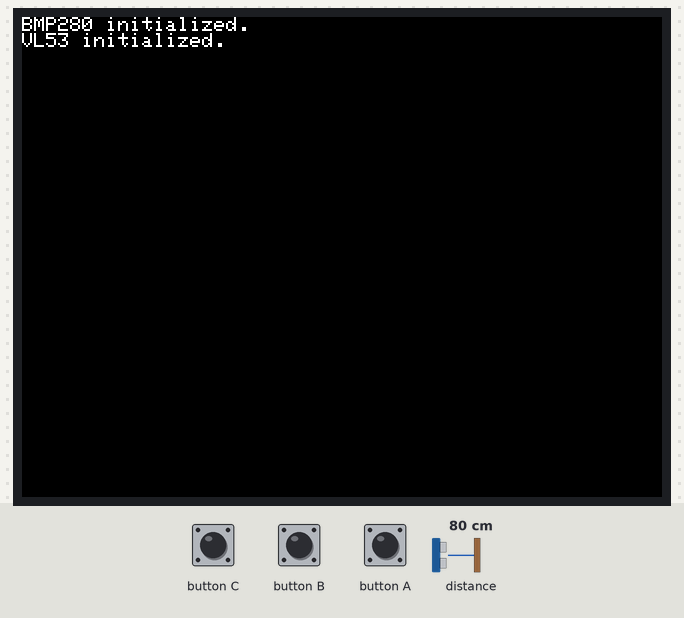
The sketch below on a simulated ESP32. On the bench: 320×240 colour display. The inputs (shaded band) are chosen by the test bench; at power-on: distance to the obstacle 80 cm. What the sketch prints to the serial monitor is not drawn.

Above: at 0.2 s.
At 1.6 s:
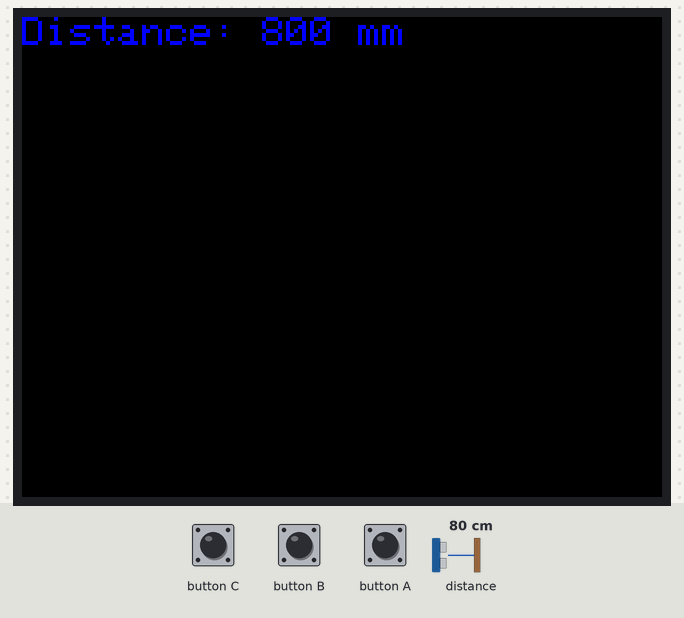
1.7 s: button B pressed for 3.2 s
At 5.4 s:
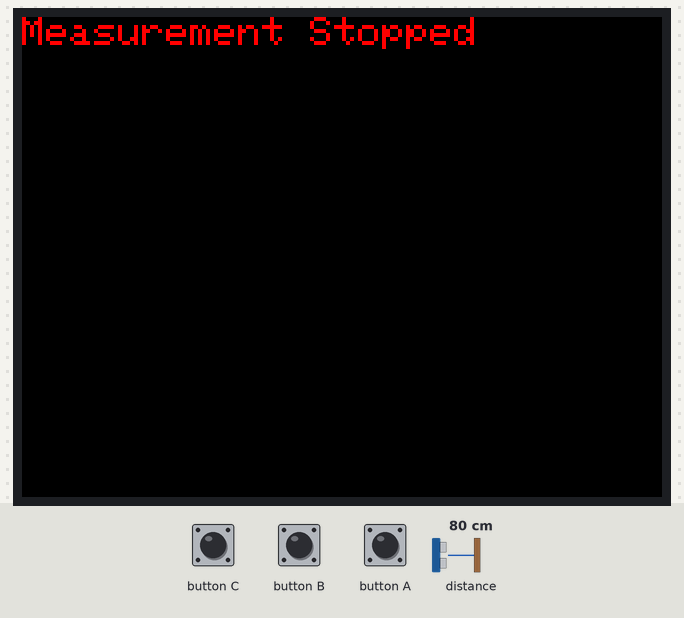
Timing chart, 0 to 6.9 s (numbered marks = the images above; inputs shaded):
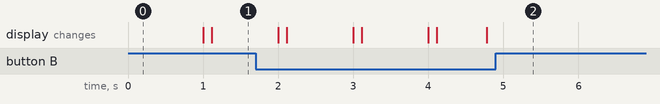

Measured:
- after the input at 1.7 s, the display: first differs from a run without the input after 3.1 s (image 2)

The sketch:

BMP280andVL53.ino
```cpp
#include <M5Unified.h>
#include <Wire.h>
#include <Adafruit_Sensor.h>
#include <Adafruit_BMP280.h>
#include <VL53L0X.h>

#define SERIAL_BAUD 115200
Adafruit_BMP280 bmp;  // BMP280 传感器对象
VL53L0X vl53;         // VL53 距离传感器对象

bool showDistance = true;  // 当前显示模式，默认为距离
unsigned long lastBPressTime = 0;  // B按钮按下的时间
bool stopMeasurement = false;  // 是否停止测量
unsigned long lastDistanceRefreshTime = 0;  // 距离刷新时间
unsigned long lastTempPressRefreshTime = 0; // 温度和气压刷新时间
bool screenCleared = false; // 记录屏幕是否已经清空

void setup() {
  // 初始化串口和 M5StickC Plus2
  Serial.begin(SERIAL_BAUD);
  auto cfg = M5.config();
  cfg.internal_imu = false;  // 禁用 IMU（如果不需要）
  M5.begin(cfg);

  // 初始化 BMP280 传感器
  if (!bmp.begin(0x76)) {
    Serial.println("Could not find a valid BMP280 sensor, check wiring!");
    M5.Lcd.println("BMP280 not found!");
    while (1);
  } else {
    Serial.println("BMP280 sensor initialized.");
    M5.Lcd.println("BMP280 initialized.");
  }

  // 初始化 VL53 距离传感器
  Wire.begin();
  if (!vl53.init()) {
    Serial.println("Failed to initialize VL53 sensor!");
    M5.Lcd.println("VL53 init failed!");
    while (1);
  } else {
    Serial.println("VL53 sensor initialized.");
    M5.Lcd.println("VL53 initialized.");
  }

  vl53.setTimeout(500);
  vl53.startContinuous();

  // 设置屏幕方向
  M5.Lcd.setRotation(3);
}

void loop() {
  M5.update();  // 检查按钮状态
  unsigned long currentTime = millis();  // 当前时间

  // A按钮切换显示模式
  if (M5.BtnA.wasPressed()) {
    showDistance = !showDistance;  // 切换显示模式
    screenCleared = false; // 切换时重新刷新屏幕
  }

  // B按钮长按停止测量
  if (M5.BtnB.isPressed()) {
    if (currentTime - lastBPressTime > 3000) {  // 按下B按钮3秒
      stopMeasurement = true;  // 停止测量
    }
  } else {
    lastBPressTime = currentTime;
  }

  if (stopMeasurement) {
    if (!screenCleared) {
      M5.Lcd.fillScreen(TFT_BLACK);
      M5.Lcd.setCursor(0, 0);
      M5.Lcd.setTextSize(2);
      M5.Lcd.setTextColor(TFT_RED);
      M5.Lcd.println("Measurement Stopped");
      screenCleared = true;  // 避免重复刷新停止屏幕
    }
    return;  // 停止所有检测
  }

  // 显示内容更新控制
  if (showDistance) {
    // 每1秒刷新一次距离测量
    if (currentTime - lastDistanceRefreshTime >= 1000) {
      M5.Lcd.fillScreen(TFT_BLACK);  // 只在每次更新时清屏
      uint16_t distance = vl53.readRangeContinuousMillimeters();
      M5.Lcd.setCursor(0, 0);
      M5.Lcd.setTextSize(2);
      M5.Lcd.setTextColor(TFT_BLUE);
      if (vl53.timeoutOccurred()) {
        M5.Lcd.println("Distance Timeout!");
      } else {
        M5.Lcd.printf("Distance: %d mm\n", distance);
      }
      lastDistanceRefreshTime = currentTime;  // 更新距离刷新时间
      screenCleared = false;  // 每次更新完屏幕标记为未清除状态
    }
  } else {
    // 每10秒刷新一次温度和气压
    if (currentTime - lastTempPressRefreshTime >= 10000) {
      M5.Lcd.fillScreen(TFT_BLACK);  // 只在每次更新时清屏
      float temp = bmp.readTemperature();
      float pres = bmp.readPressure() / 100.0F;  // 转换为 hPa
      M5.Lcd.setCursor(0, 0);
      M5.Lcd.setTextSize(2);
      M5.Lcd.setTextColor(TFT_GREEN);
      M5.Lcd.printf("Temp: %.2f C\n", temp);
      M5.Lcd.printf("Pressure: %.2f hPa\n", pres);
      lastTempPressRefreshTime = currentTime;  // 更新温度和气压刷新时间
      screenCleared = false;  // 每次更新完屏幕标记为未清除状态
    }
  }
}
```
